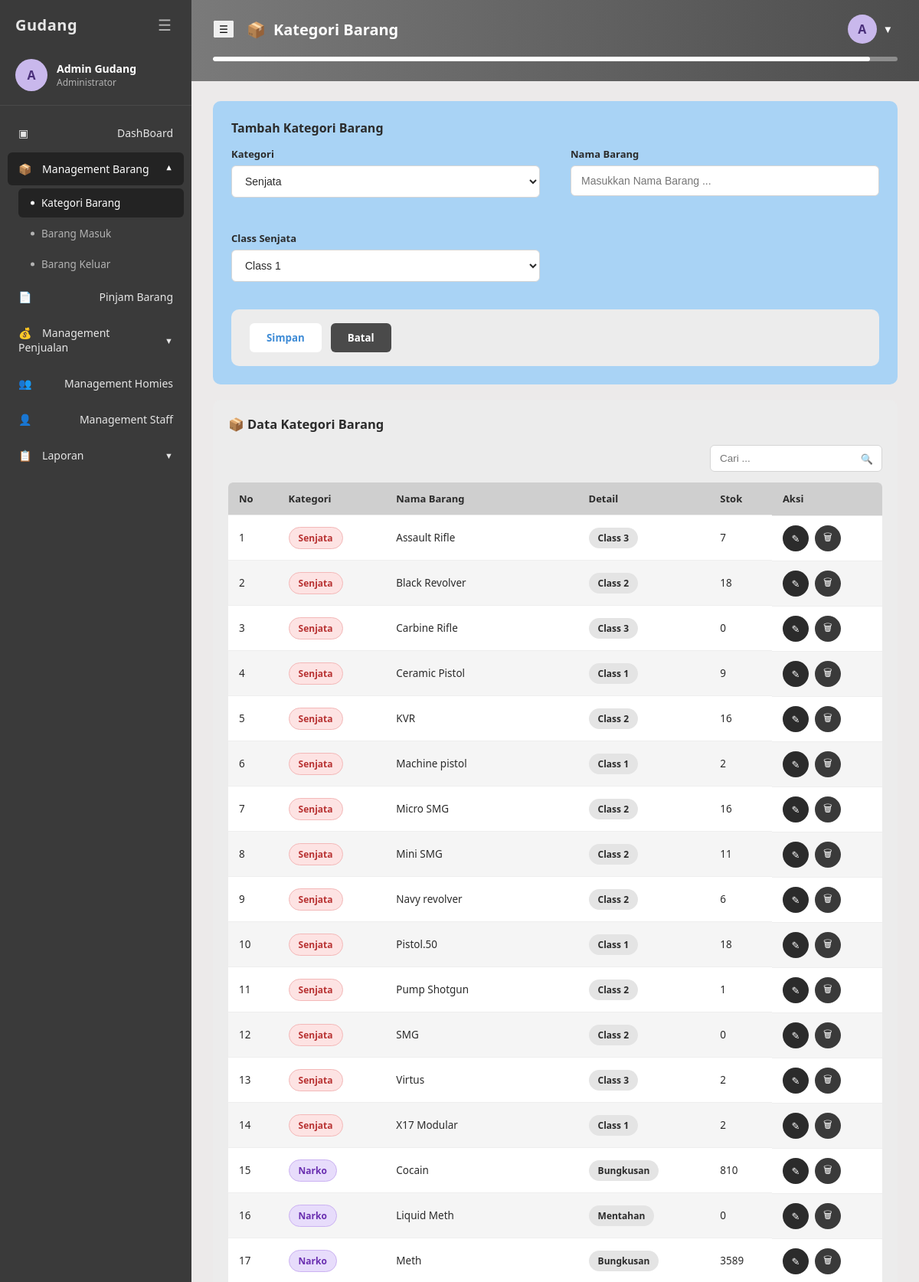
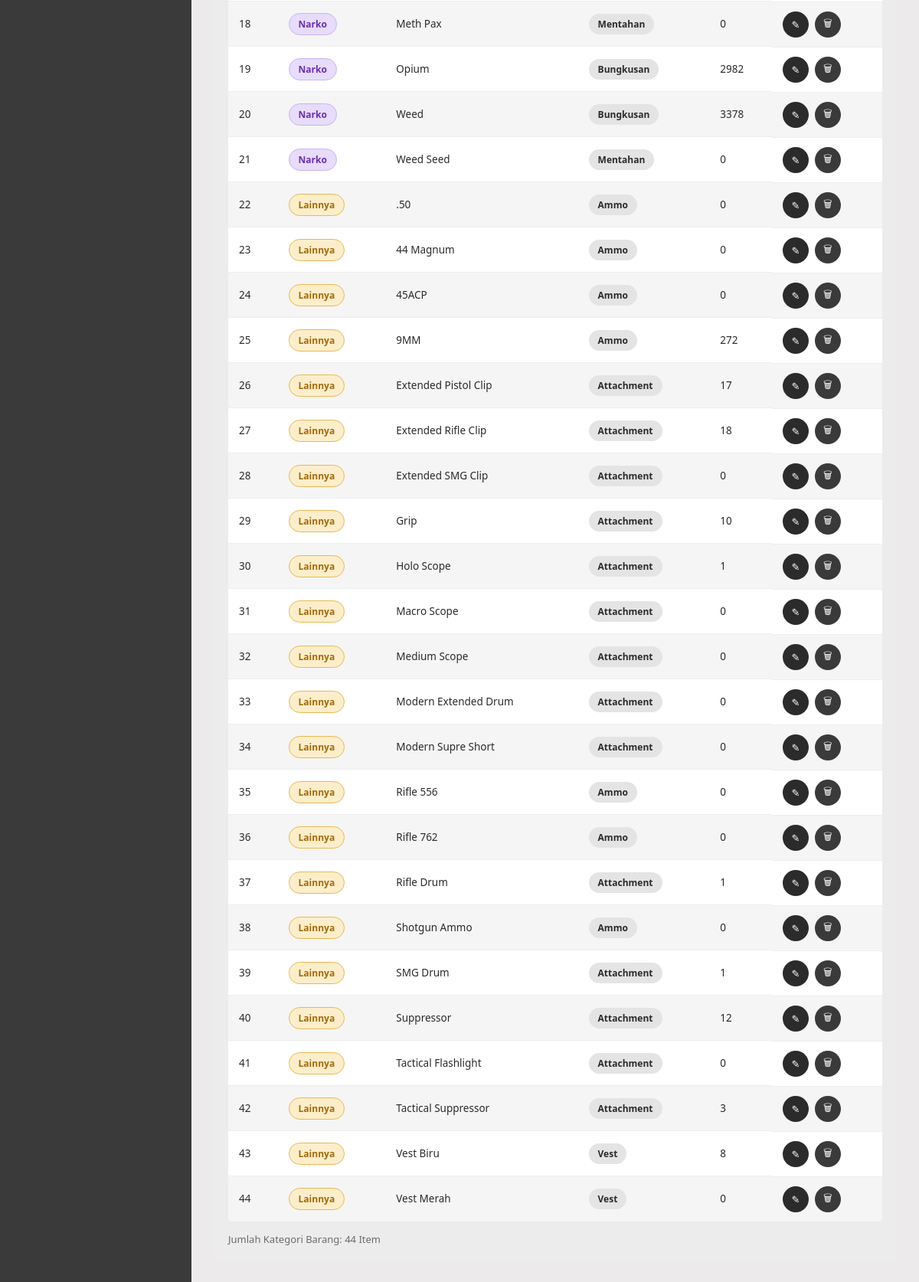
The app's page /barang/kategori_barang.php (signed in), older data (2 pictures, top to bottom).
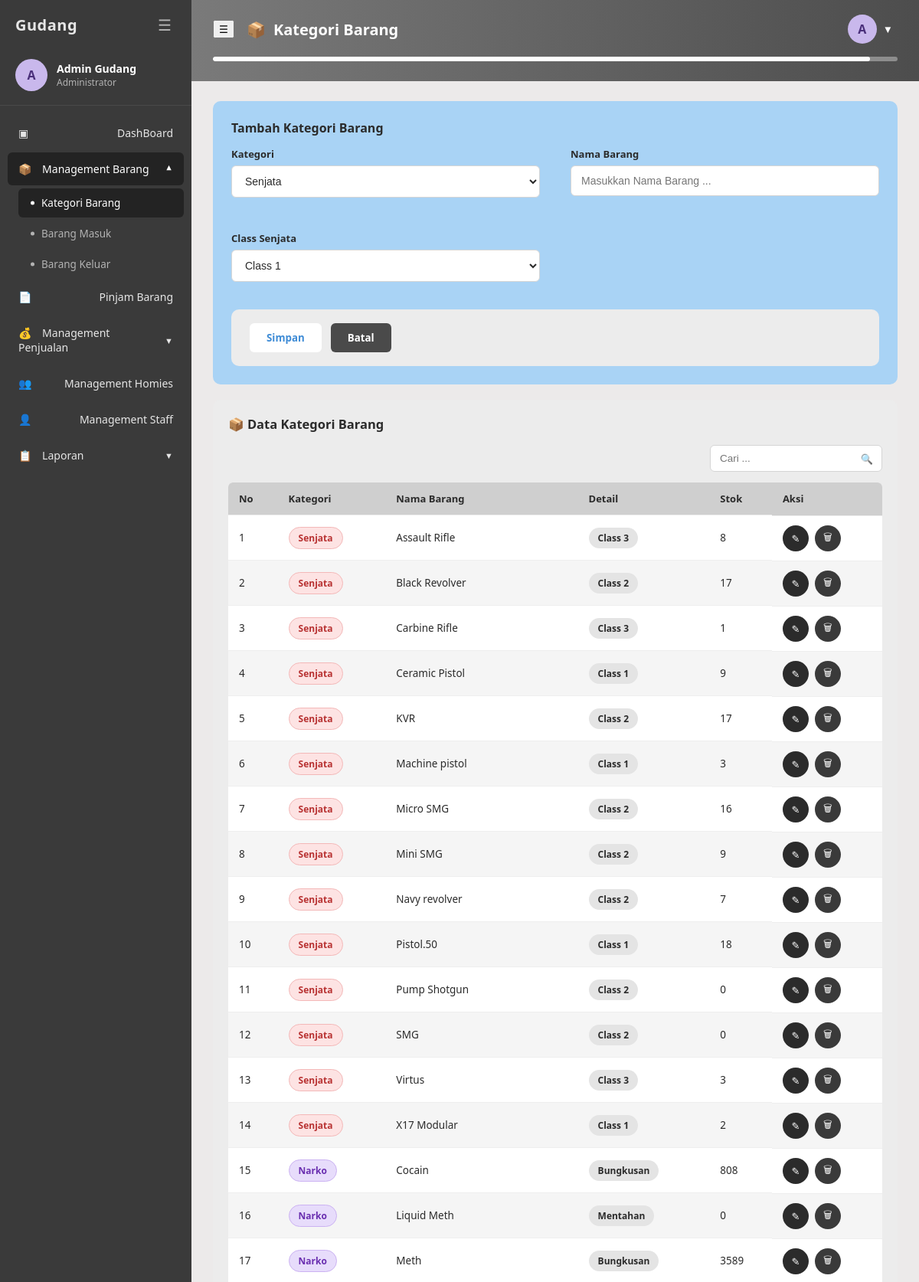
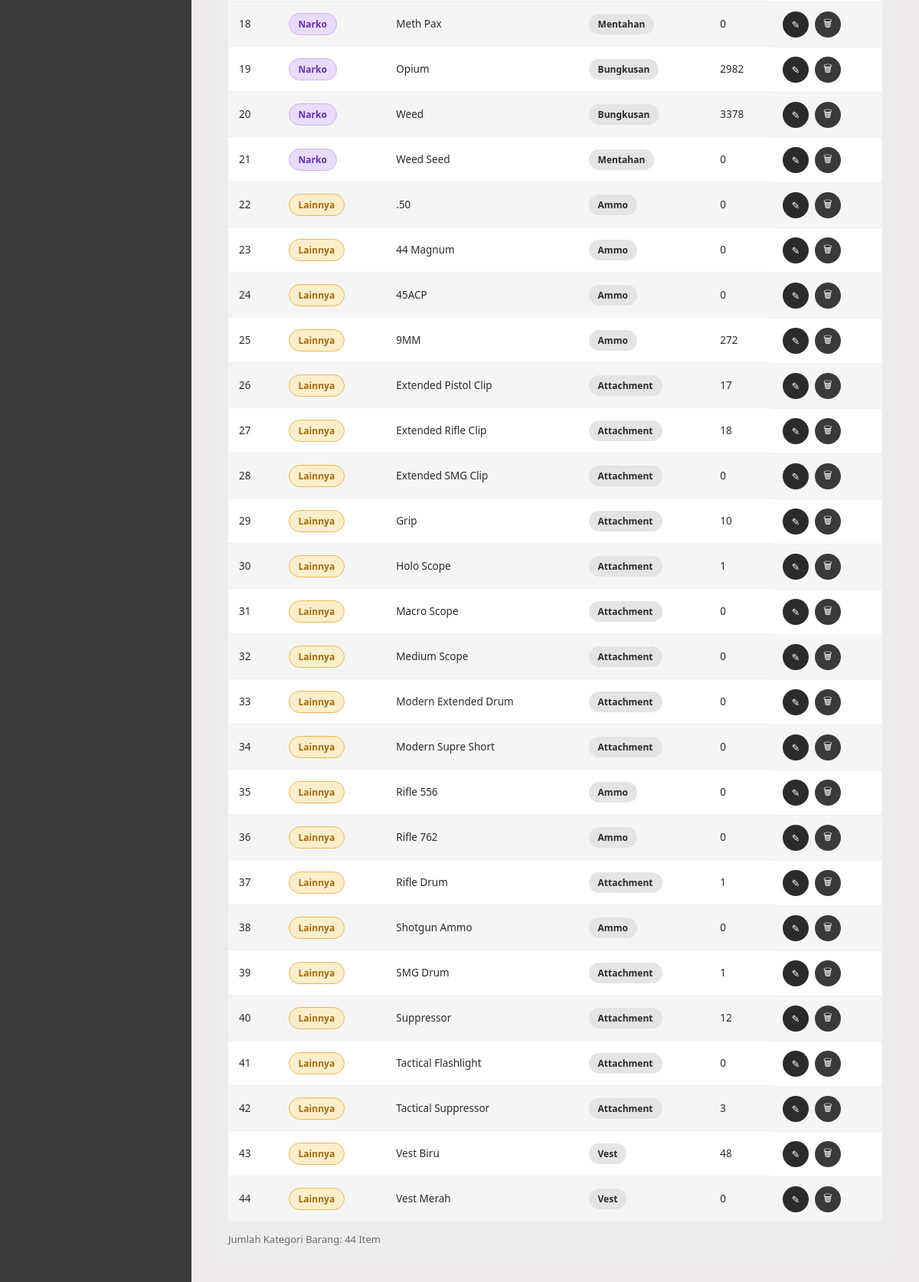
The same page, newer data (2 pictures, top to bottom).
### tables this page shows
CREATE TABLE `kategori_barang` (
  `id` int(11) NOT NULL,
  `jenis` enum('Senjata','Narko','Lainnya') NOT NULL,
  `nama_barang` varchar(150) NOT NULL,
  `class_senjata` enum('Class 1','Class 2','Class 3','Class 4') DEFAULT NULL,
  `tag_narko` enum('Bungkusan','Mentahan') DEFAULT NULL,
  `tag_lainnya` enum('Vest','Ammo','Attachment') DEFAULT NULL,
  `stok` int(11) NOT NULL DEFAULT '0',
  `created_at` timestamp NOT NULL DEFAULT CURRENT_TIMESTAMP,
  `updated_at` timestamp NOT NULL DEFAULT CURRENT_TIMESTAMP ON UPDATE CURRENT_TIMESTAMP
);

### includes/auth.php (called while the page is built, shortened)
<?php
function e($str) {
    return htmlspecialchars($str ?? '', ENT_QUOTES, 'UTF-8');
}

### barang/kategori_barang.php (the view, shortened to what this page needs)
<?php
require_once __DIR__ . '/../includes/auth.php';
$CLASS_OPTIONS = ['Class 1', 'Class 2', 'Class 3', 'Class 4'];
$list = [];
$res = mysqli_query($conn, 'SELECT id, jenis, nama_barang, class_senjata, tag_narko, tag_lainnya, stok FROM kategori_barang ORDER BY jenis ASC, nama_barang ASC');
while ($row = mysqli_fetch_assoc($res)) {
    $list[] = $row;
}
include __DIR__ . '/../includes/header.php';
?>
<div class="form-panel">
    <h3>Tambah Kategori Barang</h3>
    <form method="POST" action="kategori_barang.php">
        <div class="form-grid">
            <div class="form-group">
                <label for="jenis">Kategori</label>
                <select id="jenis" name="jenis" data-toggle-group="jenisKategori">
                    <option value="Senjata" <?= (($_POST['jenis'] ?? 'Senjata') === 'Senjata') ? 'selected' : '' ?>>Senjata</option>
                </select>
            </div>
            <div class="form-group">
                <label for="nama_barang">Nama Barang</label>
                <input type="text" id="nama_barang" name="nama_barang" placeholder="Masukkan Nama Barang ..." value="<?= e($_POST['nama_barang'] ?? '') ?>" required>
            </div>
            <div class="form-group" data-toggle-target="jenisKategori" data-toggle-value="Senjata">
                <label for="class_senjata">Class Senjata</label>
                <select id="class_senjata" name="class_senjata">
                    <?php foreach ($CLASS_OPTIONS as $opt): ?>
                        <option value="<?= e($opt) ?>" <?= (($_POST['class_senjata'] ?? '') === $opt) ? 'selected' : '' ?>><?= e($opt) ?></option>
                    <?php endforeach; ?>
                </select>
            </div>
        </div>
        <div class="form-actions-panel" style="margin-top:18px;">
            <button type="submit" name="add_kategori" value="1" class="btn-primary-form">Simpan</button>
            <button type="reset" class="btn-cancel-form">Batal</button>
        </div>
    </form>
</div>
<div class="panel">
    <div class="panel-header">
        <h3>&#128230; Data Kategori Barang</h3>
    </div>
    <div class="panel-toolbar">
        <div class="search-box">
            <input type="text" placeholder="Cari ..." data-table-search="#kategoriTable">
            <span class="icon">&#128269;</span>
        </div>
    </div>
    <table class="data-table" id="kategoriTable">
        <thead>
            <tr>
                <th>No</th>
                <th>Kategori</th>
                <th>Nama Barang</th>
                <th>Detail</th>
                <th>Stok</th>
                <th>Aksi</th>
            </tr>
        </thead>
        <tbody>
            <?php if (empty($list)): ?>
                <tr><td colspan="6" style="text-align:center; color:var(--text-muted);">Belum ada data kategori barang.</td></tr>
            <?php else: ?>
                <?php foreach ($list as $i => $b): ?>
                <tr>
                    <td><?= $i + 1 ?></td>
                    <td>
                        <?php if ($b['jenis'] === 'Senjata'): ?>
                            <span class="badge badge-senjata">Senjata</span>
                        <?php elseif ($b['jenis'] === 'Narko'): ?>
                            <span class="badge badge-narko">Narko</span>
                        <?php else: ?>
                            <span class="badge badge-lainnya">Lainnya</span>
                        <?php endif; ?>
                    </td>
                    <td><?= e($b['nama_barang']) ?></td>
                    <td><span class="badge badge-chip"><?= e($b['class_senjata'] ?? $b['tag_narko'] ?? $b['tag_lainnya'] ?? '-') ?></span></td>
                    <td><?= (int)$b['stok'] ?></td>
                    <td class="aksi-cell">
                        <a class="btn-icon edit" href="edit_kategori.php?id=<?= (int)$b['id'] ?>" title="Edit">&#9998;</a>
                        <button type="button" class="btn-icon delete" title="Hapus"
                            data-delete-url="hapus_kategori.php?id=<?= (int)$b['id'] ?>"
                            data-delete-label="barang &quot;<?= e($b['nama_barang']) ?>&quot;">&#128465;</button>
                    </td>
                </tr>
                <?php endforeach; ?>
            <?php endif; ?>
        </tbody>
    </table>
    <div class="table-footer">
        <span>Jumlah Kategori Barang: <?= count($list) ?> Item</span>
    </div>
</div>
<?php include __DIR__ . '/../includes/footer.php'; ?>

Row changes from the older to the newer data that the page shows:
changed kategori_barang "Assault Rifle": stok "7" → "8"
changed kategori_barang "Black Revolver": stok "18" → "17"
changed kategori_barang "Carbine Rifle": stok "0" → "1"
changed kategori_barang "KVR": stok "16" → "17"
changed kategori_barang "Machine pistol": stok "2" → "3"
changed kategori_barang "Mini SMG": stok "11" → "9"
changed kategori_barang "Navy revolver": stok "6" → "7"
changed kategori_barang "Pump Shotgun": stok "1" → "0"
changed kategori_barang "Virtus": stok "2" → "3"
changed kategori_barang "Cocain": stok "810" → "808"
changed kategori_barang "Vest Biru": stok "8" → "48"
